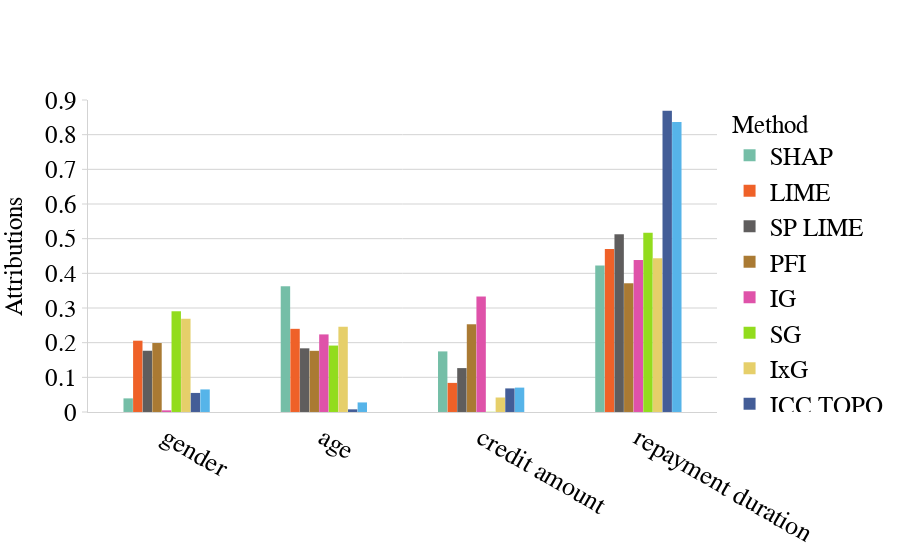

The cell this chart's notebook holds for it:
### Code cell
# Load JSON
with open(PREFIX + "attributions/german/attribution.json", "r") as f:
    data = json.load(f)
global_explanations = data['global_explanations']    
generate_attr_plot(global_explanations,config)

### Figure 1 — Plotly figure (JSON) as saved in the notebook; plotly's stock layout.template omitted (floating-point values rounded to 4 significant figures)
{"data": [{"marker": {"color": "#75bea7", "line": {"width": 0.05}}, "name": "SHAP", "type": "bar", "width": 0.06, "x": ["gender", "age", "credit amount", "repayment duration"], "y": [0.03935, 0.3629, 0.1748, 0.4229]}, {"marker": {"color": "#ef6128", "line": {"width": 0.05}}, "name": "LIME", "type": "bar", "width": 0.06, "x": ["gender", "age", "credit amount", "repayment duration"], "y": [0.2057, 0.2399, 0.08396, 0.4704]}, {"marker": {"color": "#5f5d5d", "line": {"width": 0.05}}, "name": "SP LIME", "type": "bar", "width": 0.06, "x": ["gender", "age", "credit amount", "repayment duration"], "y": [0.1767, 0.1838, 0.1267, 0.5129]}, {"marker": {"color": "#AA7A33", "line": {"width": 0.05}}, "name": "PFI", "type": "bar", "width": 0.06, "x": ["gender", "age", "credit amount", "repayment duration"], "y": [0.1991, 0.1765, 0.2531, 0.3713]}, {"marker": {"color": "#df52a9", "line": {"width": 0.05}}, "name": "IG", "type": "bar", "width": 0.06, "x": ["gender", "age", "credit amount", "repayment duration"], "y": [0.004815, 0.2239, 0.3331, 0.4383]}, {"marker": {"color": "#92dc1d", "line": {"width": 0.05}}, "name": "SG", "type": "bar", "width": 0.06, "x": ["gender", "age", "credit amount", "repayment duration"], "y": [0.2908, 0.1917, 0.0005941, 0.5169]}, {"marker": {"color": "#e6cf6a", "line": {"width": 0.05}}, "name": "IxG", "type": "bar", "width": 0.06, "x": ["gender", "age", "credit amount", "repayment duration"], "y": [0.2691, 0.2458, 0.04185, 0.4432]}, {"marker": {"color": "#435d97", "line": {"width": 0.05}}, "name": "ICC TOPO", "type": "bar", "width": 0.06, "x": ["gender", "age", "credit amount", "repayment duration"], "y": [0.05501, 0.007735, 0.06809, 0.8692]}, {"marker": {"color": "#56B4E9", "line": {"width": 0.05}}, "name": "ICC SHAP", "type": "bar", "width": 0.06, "x": ["gender", "age", "credit amount", "repayment duration"], "y": [0.06518, 0.02767, 0.07038, 0.8368]}], "layout": {"bargap": 0.45, "bargroupgap": 1, "barmode": "group", "font": {"size": 14}, "legend": {"font": {"color": "black", "family": "Times New Roman", "size": 25}, "title": {"font": {"color": "black", "family": "Times New Roman", "size": 25}, "text": "Method"}}, "plot_bgcolor": "rgba(0,0,0,0)", "showlegend": true, "xaxis": {"linecolor": "lightgray", "range": [-0.5, 3.5], "showgrid": false, "tickcolor": "lightgray", "tickfont": {"color": "black", "family": "Times New Roman", "size": 26}, "tickmode": "array", "ticktext": ["gender", "age", "credit amount", "repayment duration"], "tickvals": [0, 1, 2, 3]}, "yaxis": {"dtick": 0.1, "gridcolor": "lightgray", "linecolor": "lightgray", "range": [0, 0.9], "showgrid": true, "tickcolor": "lightgray", "tickfont": {"color": "black", "family": "Times New Roman", "size": 25}, "ticks": "outside", "title": {"font": {"color": "black", "family": "Times New Roman", "size": 25}, "text": "Attributions"}}}}
